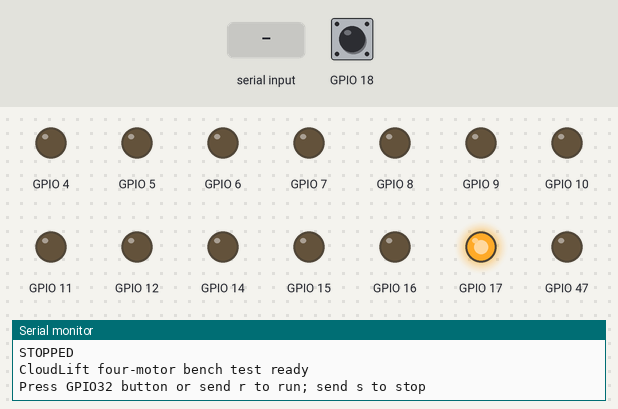
Bench run of a program on a simulated ESP32. Shown: output pins drawn as LEDs (lit = HIGH), the last lines printed to the serial monitor. The inputs (shaded band) are chosen by the test bench; at power-on: GPIO 18 HIGH.

Above: at 1.2 s.
1.3 s: GPIO 18 pulled LOW for 0.15 s
At 3.1 s:
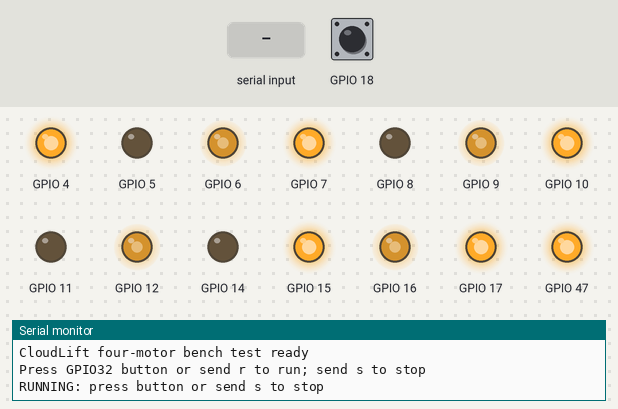
4.3 s: GPIO 18 pulled LOW for 1 s
At 5.7 s:
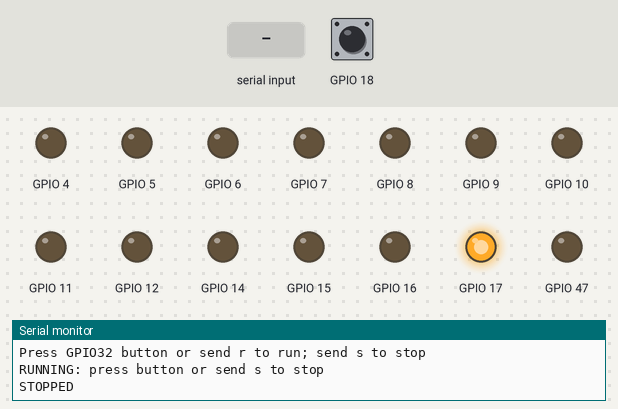
6.8 s: "r" received over Serial
At 6.95 s:
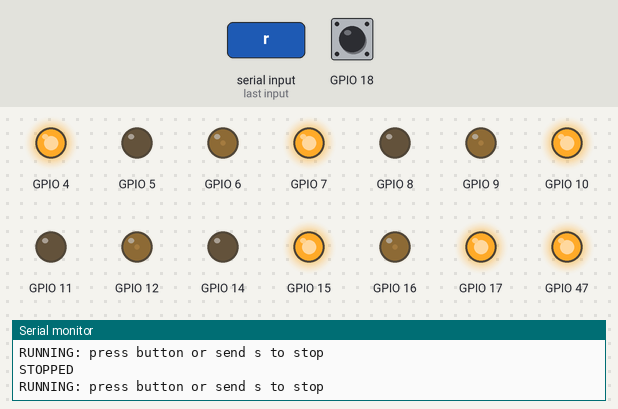
9.8 s: "s" received over Serial
At 10.9 s:
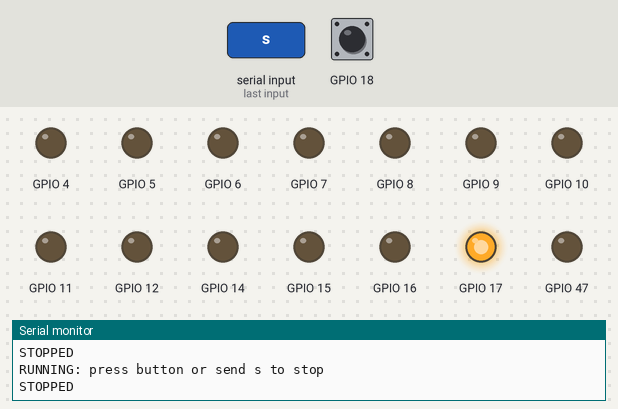
11.3 s: "R" received over Serial
At 12.8 s:
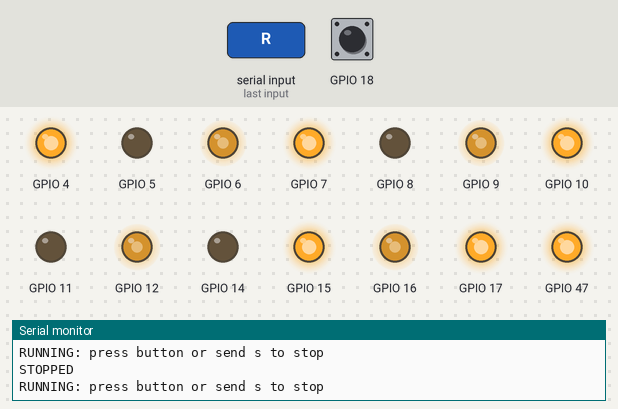
14.3 s: "S" received over Serial
At 15.5 s:
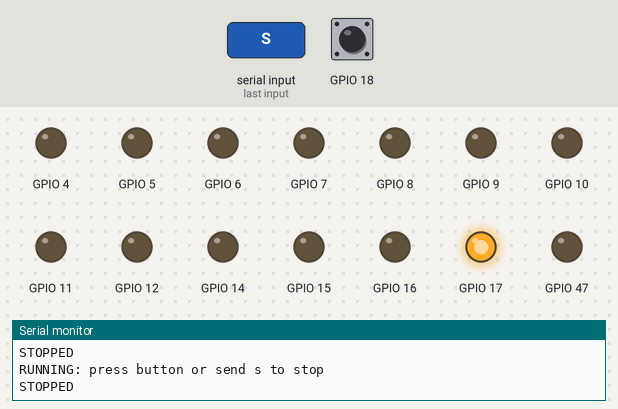
Timing chart, 0 to 16.8 s (numbered marks = the images above; inputs shaded):
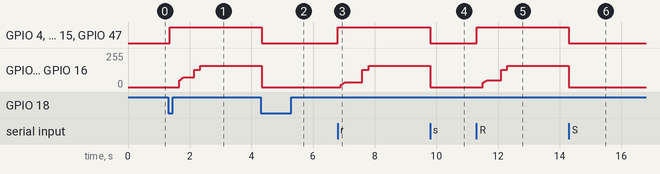

Measured:
- after the input at 1.3 s, GPIO 4, GPIO 7, GPIO 10, GPIO 15: LOW → HIGH after 0.05 s; GPIO 6, GPIO 9, GPIO 12, GPIO 16: 0/255 → 72/255 after 0.37 s, → 128/255 0.48 s later, → 159/255 0.20 s later; GPIO 47: LOW → HIGH at once
- after the input at 4.3 s, GPIO 4, GPIO 7: HIGH → LOW after 0.04 s instead of 1.0 s; GPIO 5, GPIO 8: stays LOW (without the input it goes to HIGH after 1.0 s); GPIO 6, GPIO 9, GPIO 12, GPIO 16: 159/255 → 0/255 at once; GPIO 10, GPIO 15, GPIO 47: HIGH → LOW at once
- after the input at 6.8 s, GPIO 4, GPIO 7, GPIO 10, GPIO 15, GPIO 47: LOW → HIGH at once; GPIO 6, GPIO 9, GPIO 12, GPIO 16: 0/255 → 36/255 after 0.10 s, → 128/255 0.70 s later, → 159/255 0.20 s later
- after the input at 9.8 s, GPIO 4, GPIO 7: HIGH → LOW after 0.00 s instead of 1.0 s; GPIO 5, GPIO 8: stays LOW (without the input it goes to HIGH after 1.0 s); GPIO 6, GPIO 9, GPIO 12, GPIO 16: 159/255 → 0/255 at once; GPIO 10, GPIO 15, GPIO 47: HIGH → LOW at once
- after the input at 11.3 s, GPIO 4, GPIO 7, GPIO 10, GPIO 15, GPIO 47: LOW → HIGH at once; GPIO 6, GPIO 9, GPIO 12, GPIO 16: 0/255 → 52/255 after 0.20 s, → 128/255 0.60 s later, → 159/255 0.20 s later
- after the input at 14.3 s, GPIO 4, GPIO 7: HIGH → LOW after 0.00 s instead of 1.0 s; GPIO 5, GPIO 8: stays LOW (without the input it goes to HIGH after 1.0 s); GPIO 6, GPIO 9, GPIO 12, GPIO 16: 159/255 → 0/255 at once; GPIO 10, GPIO 15, GPIO 47: HIGH → LOW at once

The program:

main.cpp
```cpp
#include <Arduino.h>
#if __has_include(<esp_arduino_version.h>)
#include <esp_arduino_version.h>
#endif

#ifndef ESP_ARDUINO_VERSION_MAJOR
#define ESP_ARDUINO_VERSION_MAJOR 2
#endif

namespace Pins {
// ESP32-S3 pin assignment. GPIO22-25 do not exist on ESP32-S3, and
// GPIO26-32 are commonly reserved for flash/PSRAM on modules with PSRAM.
constexpr uint8_t ARC_LEFT_IN1 = 4;
constexpr uint8_t ARC_LEFT_IN2 = 5;
constexpr uint8_t ARC_LEFT_PWM = 6;
constexpr uint8_t ARC_RIGHT_IN1 = 7;
constexpr uint8_t ARC_RIGHT_IN2 = 8;
constexpr uint8_t ARC_RIGHT_PWM = 9;

constexpr uint8_t ROLLER_LEFT_IN1 = 10;
constexpr uint8_t ROLLER_LEFT_IN2 = 11;
constexpr uint8_t ROLLER_LEFT_PWM = 12;
constexpr uint8_t ROLLER_RIGHT_IN1 = 14;
constexpr uint8_t ROLLER_RIGHT_IN2 = 15;
constexpr uint8_t ROLLER_RIGHT_PWM = 16;

constexpr uint8_t STBY = 17;
constexpr uint8_t START_STOP_BUTTON = 18;  // button between GPIO18 and GND
constexpr uint8_t STATUS_LED = 47;         // optional external LED
}  // namespace Pins

namespace TestConfig {
constexpr int TARGET_PWM = 160;          // 0..255; start unloaded
constexpr uint32_t RAMP_MS = 1000;       // soft-start time
constexpr uint32_t REVERSE_MS = 4000;    // arc motors reverse every 4 seconds
constexpr uint32_t MAX_RUN_MS = 30000;   // automatic stop after 30 seconds
constexpr uint32_t DEBOUNCE_MS = 40;

// Change a sign from +1 to -1 if that motor turns in the wrong direction.
constexpr int8_t ARC_LEFT_SIGN = +1;
constexpr int8_t ARC_RIGHT_SIGN = +1;
constexpr int8_t ROLLER_LEFT_SIGN = +1;
constexpr int8_t ROLLER_RIGHT_SIGN = -1;
}  // namespace TestConfig

class Motor {
 public:
  Motor(uint8_t in1, uint8_t in2, uint8_t pwm, uint8_t channel)
      : in1_(in1), in2_(in2), pwm_(pwm), channel_(channel) {}

  void begin() {
    pinMode(in1_, OUTPUT);
    pinMode(in2_, OUTPUT);
#if ESP_ARDUINO_VERSION_MAJOR >= 3
    ledcAttach(pwm_, 20000, 8);
#else
    ledcSetup(channel_, 20000, 8);
    ledcAttachPin(pwm_, channel_);
#endif
    stop();
  }

  void drive(int speed) {
    speed = constrain(speed, -255, 255);
    digitalWrite(in1_, speed > 0 ? HIGH : LOW);
    digitalWrite(in2_, speed < 0 ? HIGH : LOW);
#if ESP_ARDUINO_VERSION_MAJOR >= 3
    ledcWrite(pwm_, abs(speed));
#else
    ledcWrite(channel_, abs(speed));
#endif
  }

  void stop() {
    digitalWrite(in1_, LOW);
    digitalWrite(in2_, LOW);
#if ESP_ARDUINO_VERSION_MAJOR >= 3
    ledcWrite(pwm_, 0);
#else
    ledcWrite(channel_, 0);
#endif
  }

 private:
  uint8_t in1_, in2_, pwm_, channel_;
};

Motor arcLeft(Pins::ARC_LEFT_IN1, Pins::ARC_LEFT_IN2, Pins::ARC_LEFT_PWM, 0);
Motor arcRight(Pins::ARC_RIGHT_IN1, Pins::ARC_RIGHT_IN2, Pins::ARC_RIGHT_PWM, 1);
Motor rollerLeft(Pins::ROLLER_LEFT_IN1, Pins::ROLLER_LEFT_IN2, Pins::ROLLER_LEFT_PWM, 2);
Motor rollerRight(Pins::ROLLER_RIGHT_IN1, Pins::ROLLER_RIGHT_IN2, Pins::ROLLER_RIGHT_PWM, 3);

bool running = false;
uint32_t runStartedAt = 0;

void stopAll() {
  arcLeft.stop();
  arcRight.stop();
  rollerLeft.stop();
  rollerRight.stop();
  running = false;
  digitalWrite(Pins::STATUS_LED, LOW);
  Serial.println("STOPPED");
}

void startTest() {
  runStartedAt = millis();
  running = true;
  digitalWrite(Pins::STATUS_LED, HIGH);
  Serial.println("RUNNING: press button or send s to stop");
}

void toggleTest() {
  if (running) stopAll();
  else startTest();
}

bool buttonPressedEvent() {
  static bool stable = HIGH;
  static bool previousRead = HIGH;
  static uint32_t changedAt = 0;
  const bool reading = digitalRead(Pins::START_STOP_BUTTON);
  if (reading != previousRead) {
    previousRead = reading;
    changedAt = millis();
  }
  if (millis() - changedAt >= TestConfig::DEBOUNCE_MS && reading != stable) {
    stable = reading;
    return stable == LOW;
  }
  return false;
}

void runCombinedMode() {
  const uint32_t elapsed = millis() - runStartedAt;
  if (elapsed >= TestConfig::MAX_RUN_MS) {
    stopAll();
    return;
  }

  const int pwm = elapsed < TestConfig::RAMP_MS
                      ? map(elapsed, 0, TestConfig::RAMP_MS, 0, TestConfig::TARGET_PWM)
                      : TestConfig::TARGET_PWM;
  const int8_t arcDirection = ((elapsed / TestConfig::REVERSE_MS) % 2 == 0) ? +1 : -1;

  arcLeft.drive(TestConfig::ARC_LEFT_SIGN * arcDirection * pwm);
  arcRight.drive(TestConfig::ARC_RIGHT_SIGN * arcDirection * pwm);
  rollerLeft.drive(TestConfig::ROLLER_LEFT_SIGN * pwm);
  rollerRight.drive(TestConfig::ROLLER_RIGHT_SIGN * pwm);
}

void setup() {
  Serial.begin(115200);
  pinMode(Pins::STBY, OUTPUT);
  pinMode(Pins::STATUS_LED, OUTPUT);
  pinMode(Pins::START_STOP_BUTTON, INPUT_PULLUP);

  arcLeft.begin();
  arcRight.begin();
  rollerLeft.begin();
  rollerRight.begin();
  digitalWrite(Pins::STBY, HIGH);
  stopAll();

  Serial.println("CloudLift four-motor bench test ready");
  Serial.println("Press GPIO32 button or send r to run; send s to stop");
}

void loop() {
  if (buttonPressedEvent()) toggleTest();

  if (Serial.available()) {
    const char command = static_cast<char>(Serial.read());
    if ((command == 'r' || command == 'R') && !running) startTest();
    if (command == 's' || command == 'S') stopAll();
  }

  if (running) runCombinedMode();
  delay(2);
}
```
